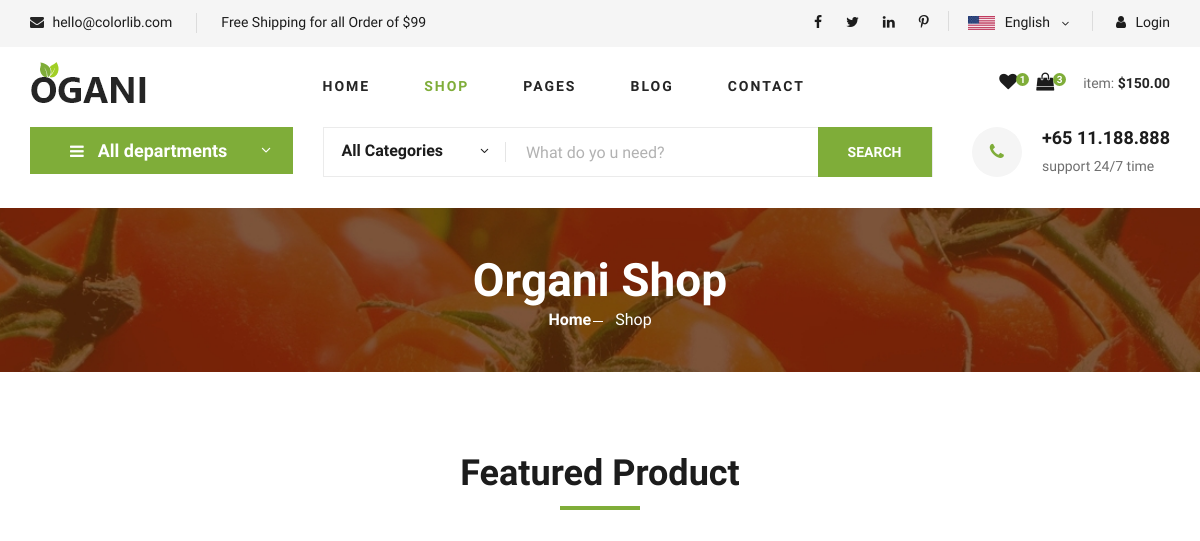
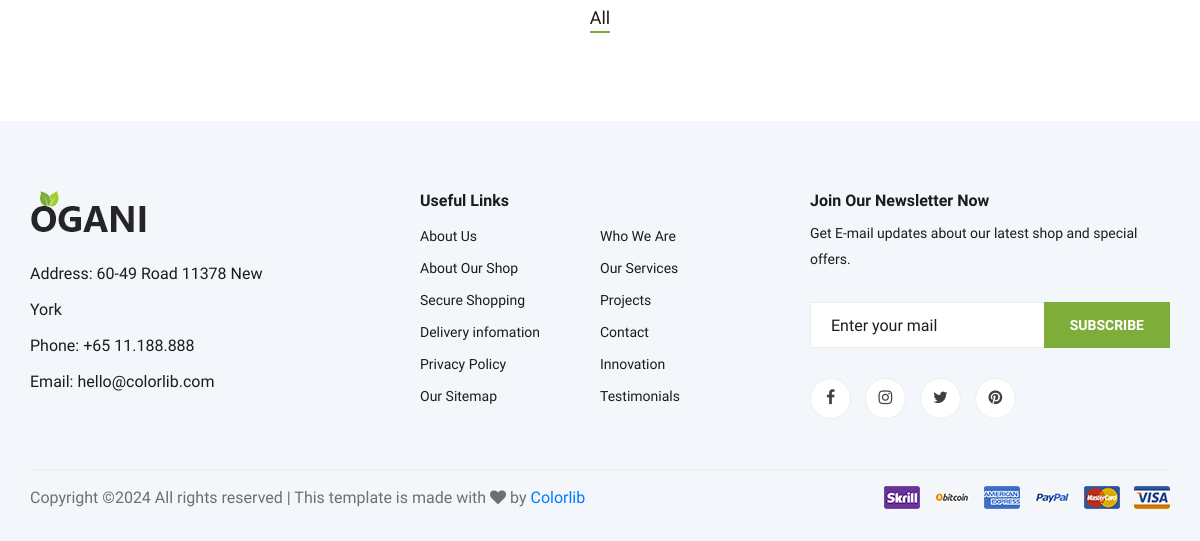
The app's page /shop/, older data (2 pictures, top to bottom).
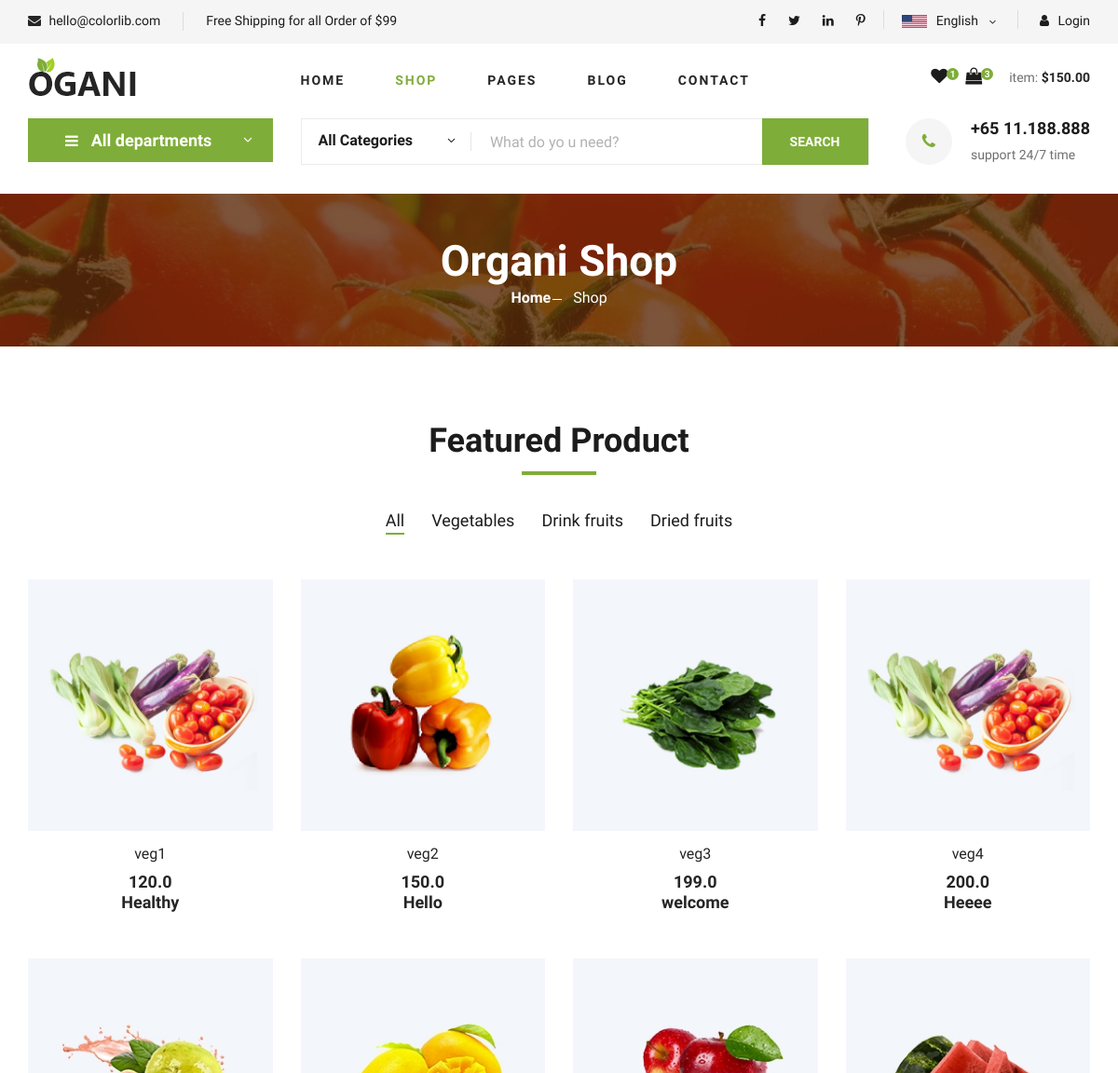
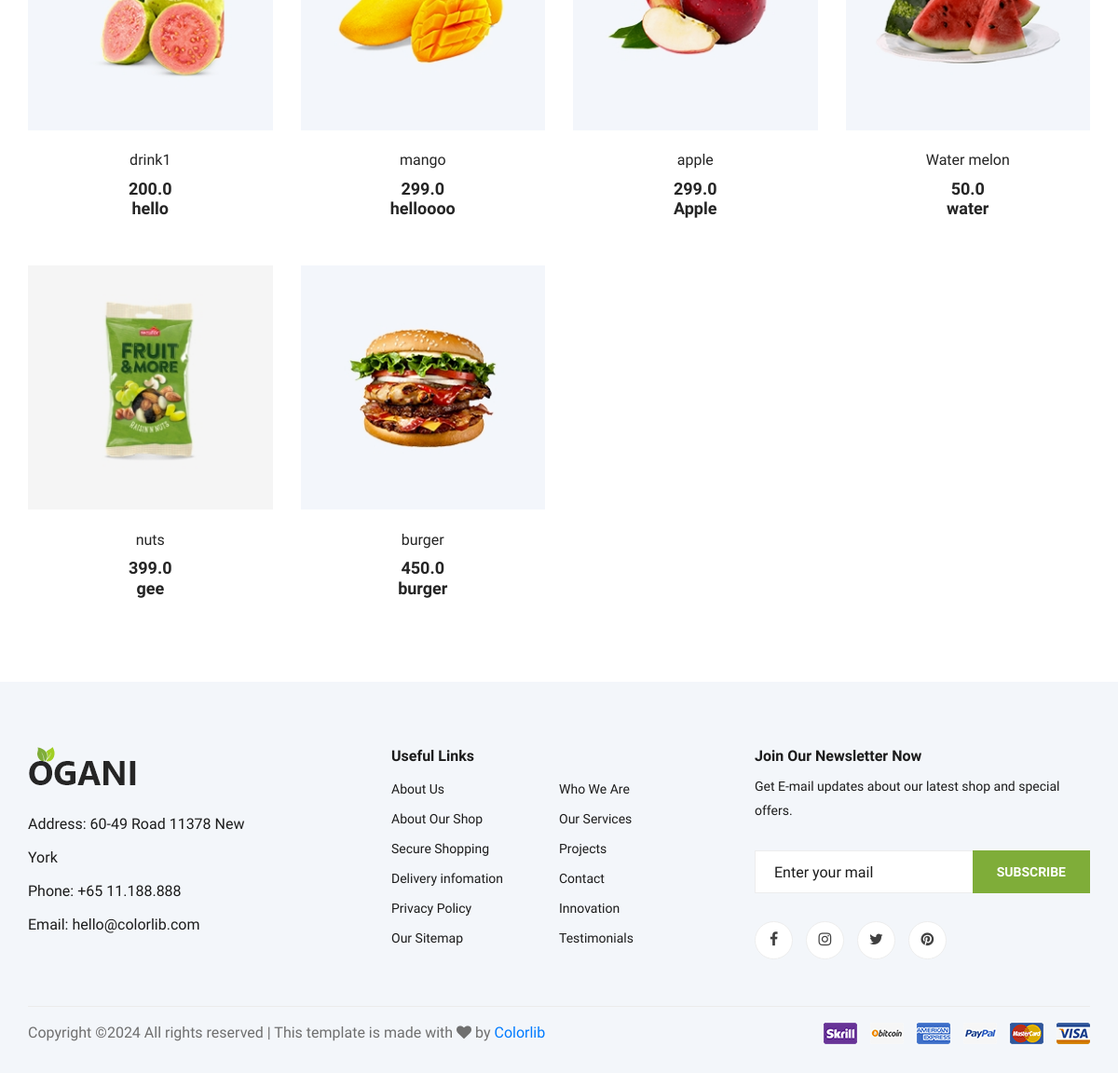
The same page, newer data (2 pictures, top to bottom).
### App/models.py (models this page shows, shortened)
class Category(models.Model):
    cid=models.AutoField(primary_key=True)
    c_name=models.CharField(max_length=30)

class Products(models.Model):
    pid=models.AutoField(primary_key=True)
    category=models.ForeignKey(Category,on_delete=models.CASCADE)
    p_name=models.CharField(max_length=255)
    p_price=models.FloatField()
    p_img=models.ImageField(upload_to='images/')
    p_des=models.TextField()

### App/views.py (the view)
# urls.py: path('shop/',views.shop,name='shop'),
def shop(request):
    pro=Products.objects.all()
    ca=Category.objects.all()
    return render(request,'shop-grid.html',{'product':pro,'category':ca})

### App/templates/shop-grid.html (shortened to what this page needs)
<!DOCTYPE html>
<html lang="zxx">
<head>
{% load static %}
     <link rel="stylesheet" href="{% static 'css/bootstrap.min.css' %}" type="text/css">
     <link rel="stylesheet" href="{% static 'css/font-awesome.min.css' %}" type="text/css">
     <link rel="stylesheet" href="{% static 'css/elegant-icons.css' %}" type="text/css">
     <link rel="stylesheet" href="{% static 'css/nice-select.css' %}" type="text/css">
     <link rel="stylesheet" href="{% static 'css/jquery-ui.min.css' %}" type="text/css">
     <link rel="stylesheet" href="{% static 'css/owl.carousel.min.css' %}" type="text/css">
     <link rel="stylesheet" href="{% static 'css/slicknav.min.css' %}" type="text/css">
     <link rel="stylesheet" href="{% static 'css/style.css' %}" type="text/css">
</head>
<body>
    <header class="header">
        <div class="header__top">
            <div class="container">
                <div class="row">
                    <div class="col-lg-6">
                        <div class="header__top__left">
                            <ul>
                                <li><i class="fa fa-envelope"></i> hello@colorlib.com</li>
                                <li>Free Shipping for all Order of $99</li>
                            </ul>
                        </div>
                    </div>
                    <div class="col-lg-6">
                        <div class="header__top__right">
                            <div class="header__top__right__social">
                                <a href="#"><i class="fa fa-facebook"></i></a>
                                <a href="#"><i class="fa fa-twitter"></i></a>
                                <a href="#"><i class="fa fa-linkedin"></i></a>
                                <a href="#"><i class="fa fa-pinterest-p"></i></a>
                            </div>
                            <div class="header__top__right__language">
                                <img src="img/language.png" alt="">
                                <div>English</div>
                                <span class="arrow_carrot-down"></span>
                            </div>
                            <div class="header__top__right__auth">
                                <a href="#"><i class="fa fa-user"></i> Login</a>
                            </div>
                        </div>
                    </div>
                </div>
            </div>
        </div>
        <div class="container">
            <div class="row">
                <div class="col-lg-3">
                    <div class="header__logo">
                        <a href="./index.html"><img src="img/logo.png" alt=""></a>
                    </div>
                </div>
                <div class="col-lg-6">
                    <nav class="header__menu">
                        <ul>
                            <li><a href="./index.html">Home</a></li>
                            <li class="active"><a href="./shop-grid.html">Shop</a></li>
                            <li><a href="#">Pages</a>
                            </li>
                            <li><a href="./blog.html">Blog</a></li>
                            <li><a href="./contact.html">Contact</a></li>
                        </ul>
                    </nav>
                </div>
                <div class="col-lg-3">
                    <div class="header__cart">
                        <ul>
                            <li><a href="#"><i class="fa fa-heart"></i> <span>1</span></a></li>
                            <li><a href="#"><i class="fa fa-shopping-bag"></i> <span>3</span></a></li>
                        </ul>
                        <div class="header__cart__price">item: <span>$150.00</span></div>
                    </div>
                </div>
            </div>
        </div>
    </header>
    <section class="hero hero-normal">
        <div class="container">
            <div class="row">
                <div class="col-lg-3">
                    <div class="hero__categories">
                        <div class="hero__categories__all">
                            <i class="fa fa-bars"></i>
                            <span>All departments</span>
                        </div>
                    </div>
                </div>
                <div class="col-lg-9">
                    <div class="hero__search">
                        <div class="hero__search__form">
                            <form action="#">
                                <div class="hero__search__categories">
                                    All Categories
                                    <span class="arrow_carrot-down"></span>
                                </div>
                                <input type="text" placeholder="What do yo u need?">
                                <button type="submit" class="site-btn">SEARCH</button>
                            </form>
                        </div>
                        <div class="hero__search__phone">
                            <div class="hero__search__phone__icon">
                                <i class="fa fa-phone"></i>
                            </div>
                            <div class="hero__search__phone__text">
                                <h5>+65 11.188.888</h5>
                                <span>support 24/7 time</span>
                            </div>
                        </div>
                    </div>
                </div>
            </div>
        </div>
    </section>
    <section class="breadcrumb-section set-bg" data-setbg="img/breadcrumb.jpg">
        <div class="container">
            <div class="row">
                <div class="col-lg-12 text-center">
                    <div class="breadcrumb__text">
                        <h2>Organi Shop</h2>
                        <div class="breadcrumb__option">
                            <a href="./index.html">Home</a>
                            <span>Shop</span>
                        </div>
                    </div>
                </div>
            </div>
        </div>
    </section>
    <section class="featured spad">
        <div class="container">
            <div class="row">
                <div class="col-lg-12">
                    <div class="section-title">
                        <h2>Featured Product</h2>
                    </div>
                    <div class="featured__controls">
                        <ul>
                            <li class="active" data-filter="*">All</li>
                            {% for i in category %}
                            <li>{{i.c_name}}</li>
                            {% endfor %}
                        </ul>
                    </div>
                </div>
            </div>
            <div class="row featured__filter">
                {% for i in product %}
                <div class="col-lg-3 col-md-4 col-sm-6 mix oranges fresh-meat">
                    <div class="featured__item">
                        <div class="featured__item__pic set-bg" >
                            <img src="{{i.p_img.url}}">
                        </div>
                        <div class="featured__item__text">
                            <h6><a href="#">{{i.p_name}}</a></h6>
                            <h5>{{i.p_price}}</h5>
                            <h5>{{i.p_des}}</h5>
                        </div>
                    </div>
                </div>
                {% endfor %}
            </div>
        </div>
    </section>
    <footer class="footer spad">
        <div class="container">
            <div class="row">
                <div class="col-lg-3 col-md-6 col-sm-6">
                    <div class="footer__about">
                        <div class="footer__about__logo">
                            <a href="./index.html"><img src="img/logo.png" alt=""></a>
                        </div>
                        <ul>
                            <li>Address: 60-49 Road 11378 New York</li>
                            <li>Phone: +65 11.188.888</li>
                            <li>Email: hello@colorlib.com</li>
                        </ul>
                    </div>
                </div>
                <div class="col-lg-4 col-md-6 col-sm-6 offset-lg-1">
                    <div class="footer__widget">
                        <h6>Useful Links</h6>
                        <ul>
                            <li><a href="#">About Us</a></li>
                            <li><a href="#">About Our Shop</a></li>
                            <li><a href="#">Secure Shopping</a></li>
                            <li><a href="#">Delivery infomation</a></li>
                            <li><a href="#">Privacy Policy</a></li>
                            <li><a href="#">Our Sitemap</a></li>
                        </ul>
                        <ul>
                            <li><a href="#">Who We Are</a></li>
                            <li><a href="#">Our Services</a></li>
                            <li><a href="#">Projects</a></li>
                            <li><a href="#">Contact</a></li>
                            <li><a href="#">Innovation</a></li>
                            <li><a href="#">Testimonials</a></li>
                        </ul>
                    </div>
                </div>
                <div class="col-lg-4 col-md-12">
                    <div class="footer__widget">
                        <h6>Join Our Newsletter Now</h6>
                        <p>Get E-mail updates about our latest shop and special offers.</p>
                        <form action="#">
                            <input type="text" placeholder="Enter your mail">
                            <button type="submit" class="site-btn">Subscribe</button>
                        </form>
                        <div class="footer__widget__social">
                            <a href="#"><i class="fa fa-facebook"></i></a>
                            <a href="#"><i class="fa fa-instagram"></i></a>
                            <a href="#"><i class="fa fa-twitter"></i></a>
                            <a href="#"><i class="fa fa-pinterest"></i></a>
                        </div>
                    </div>
                </div>
            </div>
            <div class="row">
                <div class="col-lg-12">
                    <div class="footer__copyright">
                        <div class="footer__copyright__text"><p>
  Copyright &copy;<script>document.write(new Date().getFullYear());</script> All rights reserved | This template is made with <i class="fa fa-heart" aria-hidden="true"></i> by <a href="https://colorlib.com" target="_blank">Colorlib</a>
  </p></div>
                        <div class="footer__copyright__payment"><img src="img/payment-item.png" alt=""></div>
                    </div>
                </div>
            </div>
        </div>
    </footer>
</body>
</html>

Row changes from the older to the newer data that the page shows:
added Category: c_name "Vegetables"
added Category: c_name "Drink fruits"
added Category: c_name "Dried fruits"
added Products: p_img (picture), p_name "veg1", p_price "120.0", p_des "Healthy"
added Products: p_img (picture), p_name "veg2", p_price "150.0", p_des "Hello"
added Products: p_img (picture), p_name "veg3", p_price "199.0", p_des "welcome"
added Products: p_img (picture), p_name "veg4", p_price "200.0", p_des "Heeee"
added Products: p_img (picture), p_name "drink1", p_price "200.0", p_des "hello"
added Products: p_img (picture), p_name "mango", p_price "299.0", p_des "helloooo"
added Products: p_img (picture), p_name "apple", p_price "299.0", p_des "Apple"
added Products: p_img (picture), p_name "Water melon", p_price "50.0", p_des "water"
added Products: p_img (picture), p_name "nuts", p_price "399.0", p_des "gee"
added Products: p_img (picture), p_name "burger", p_price "450.0", p_des "burger"
